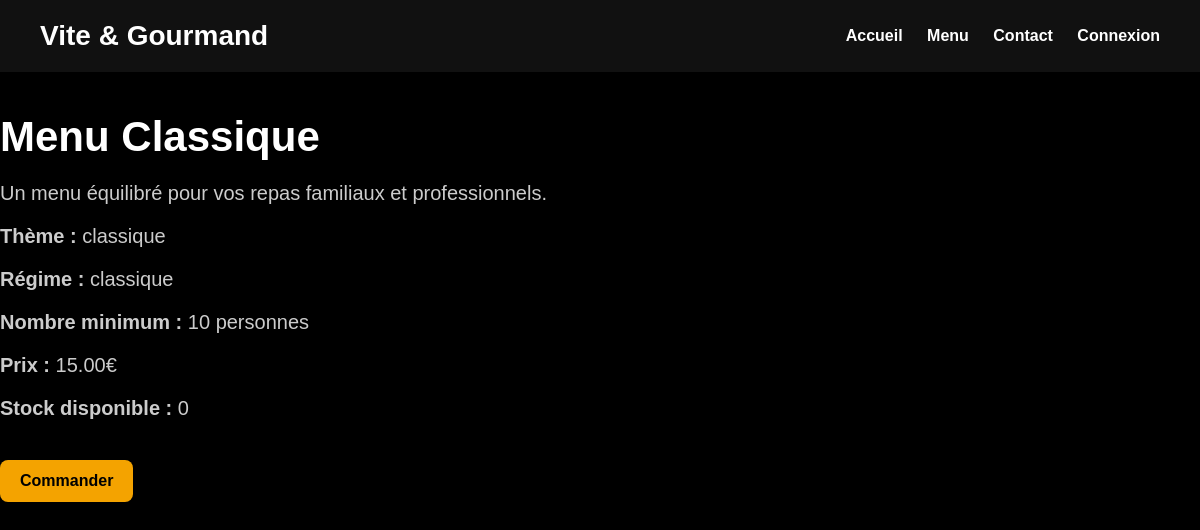
Screenshot of /menu-detail.php?id=1 with the database file from the repository.
### tables this page shows
CREATE TABLE `menus` (
  `id` int NOT NULL,
  `titre` varchar(150) NOT NULL,
  `description` text NOT NULL,
  `theme` varchar(100) NOT NULL,
  `regime` varchar(100) NOT NULL,
  `personnes_min` int NOT NULL,
  `prix` decimal(10,2) NOT NULL,
  `conditions_menu` text,
  `stock` int DEFAULT '0',
  `created_at` datetime DEFAULT CURRENT_TIMESTAMP,
  `image` varchar(255) DEFAULT NULL
);

### public/menu-detail.php (the view, shortened to what this page needs)
<?php
require_once __DIR__ . "/../config/database.php";
$id = $_GET['id'] ?? null;
$sql = "SELECT * FROM menus WHERE id = ?";
$query = $pdo->prepare($sql);
$query->execute([$id]);
$menu = $query->fetch();
?>
<!DOCTYPE html>
<html lang="fr">
<head>
    <link rel="stylesheet" href="css/style.css">
</head>
<body>
<header>
    <h1>Vite & Gourmand</h1>
    <nav>
        <a href="index.php">Accueil</a>
        <a href="index.php#menus">Menu</a>
        <a href="#">Contact</a>
        <a href="#">Connexion</a>
    </nav>
</header>
<main>
    <section class="menu-detail">
        <h2><?= htmlspecialchars($menu['titre']) ?></h2>
        <p><?= htmlspecialchars($menu['description']) ?></p>
        <p><strong>Thème :</strong> <?= htmlspecialchars($menu['theme']) ?></p>
        <p><strong>Régime :</strong> <?= htmlspecialchars($menu['regime']) ?></p>
        <p><strong>Nombre minimum :</strong> <?= htmlspecialchars($menu['personnes_min']) ?> personnes</p>
        <p><strong>Prix :</strong> <?= htmlspecialchars($menu['prix']) ?>€</p>
        <p><strong>Stock disponible :</strong> <?= htmlspecialchars($menu['stock']) ?></p>
       <a href="commande.php?menu_id=<?= htmlspecialchars($menu['id']) ?>" class="btn-primary">
    Commander
</a>
    </section>
</main>
</body>
</html>

### public/css/style.css (style rules this page uses)
body { margin: 0; font-family: Arial, sans-serif; background-color: black; color: white; }
header { display: flex; justify-content: space-between; align-items: center; padding: 20px 40px; background-color: #111; }
header h1 { margin: 0; font-size: 28px; }
nav a { color: white; text-decoration: none; margin-left: 20px; font-weight: bold; }
section { margin-top: 40px; }
section p { font-size: 20px; color: #ccc; }
h2 { font-size: 42px; margin-bottom: 20px; line-height: 1.2; }
.btn-primary { display: inline-block; margin-top: 20px; background-color: #f4a300; color: black; padding: 12px 20px; border-radius: 8px; text-decoration: none; font-weight: bold; }

### rows the page displays
menus: titre "Menu Classique", description "Un menu équilibré pour vos repas familiaux et professionnels.", theme "classique", regime "classique", personnes_min "10", prix "15.00", stock "0"
